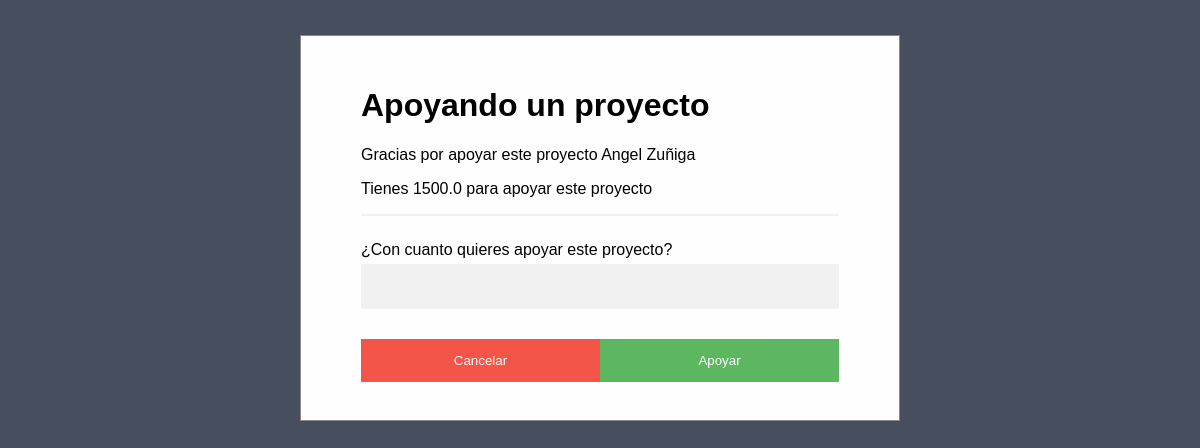
/form-suport/10/20, run on an earlier commit of the app's database.
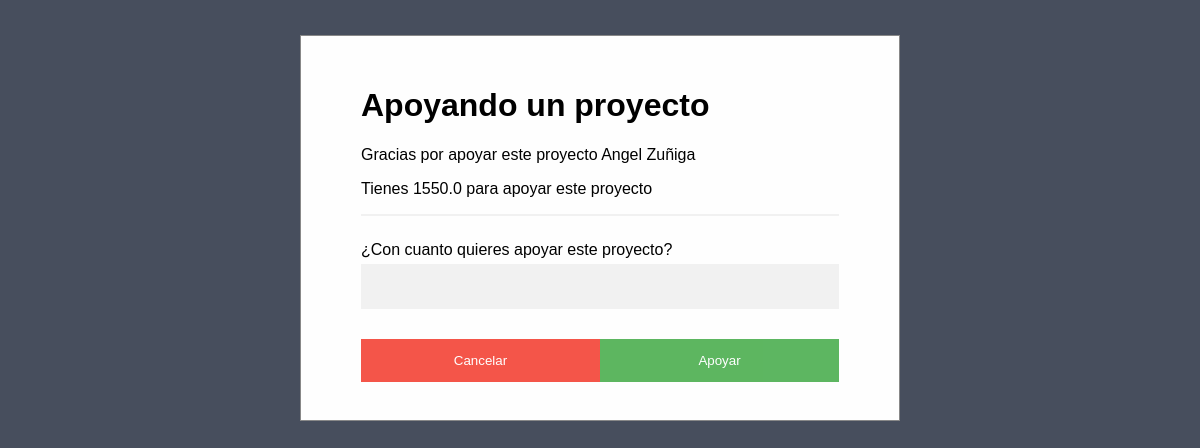
And on a later commit of the database.
### usuarios/models.py (models this page shows, shortened)
class User(models.Model):
    user = models.CharField(max_length=50, unique = True)
    name = models.EmailField(max_length=254)
    password = models.BinaryField(unique = True)
    made = models.DateTimeField(auto_now_add = True)
    upload = models.DateTimeField(auto_now = True)
    photo = models.ImageField(default = 'null', upload_to = "users")
    wallet = models.FloatField()

### proyectos/views.py (the view)
# urls.py: path('form-suport/<str:user>/<int:idP>', proyecto.formSuport, name = 'formsuport'),
def formSuport(request, user = '', idP = 0):
    form = SuportProyect()
    aux = ''
    for letra in user:
        if letra.isdigit():
            aux += letra
    idUser = int(aux)
    userdata = User.objects.get(pk = idUser)
    return render(request, 'suport-p.html', {
        'form' : form,
        'User' : userdata,
        'proyect' : idP,
    })

### proyectos/forms.py
class SuportProyect(forms.Form):
    money = forms.IntegerField(
        label = '¿Con cuanto quieres apoyar este proyecto?',
        required = True,
    )

### proyectos/templates/suport-p.html (shortened to what this page needs)
{% extends 'forms.html' %}
{% block method %}
    {% url 'suport' User.id proyect%}
{% endblock  %}
{% block content %}
    <h1>Apoyando un proyecto</h1>
    <p>Gracias por apoyar este proyecto {{User.name}}</p>
    <p>Tienes {{User.wallet}} para apoyar este proyecto</p>
    <hr>
    {{form}}
    <div class="clearfix">
		<button id="clickMe" type="button" value="clickme" onclick="cancel_signup();" class="cancelbtn">Cancelar</button>
        <button type="submit"  class="signupbtn">Apoyar</button>
    </div>
{% endblock content %}

What changed in the data, as far as the page shows it:
changed User "Angel Zuñiga": wallet "1500.0" → "1550.0"
